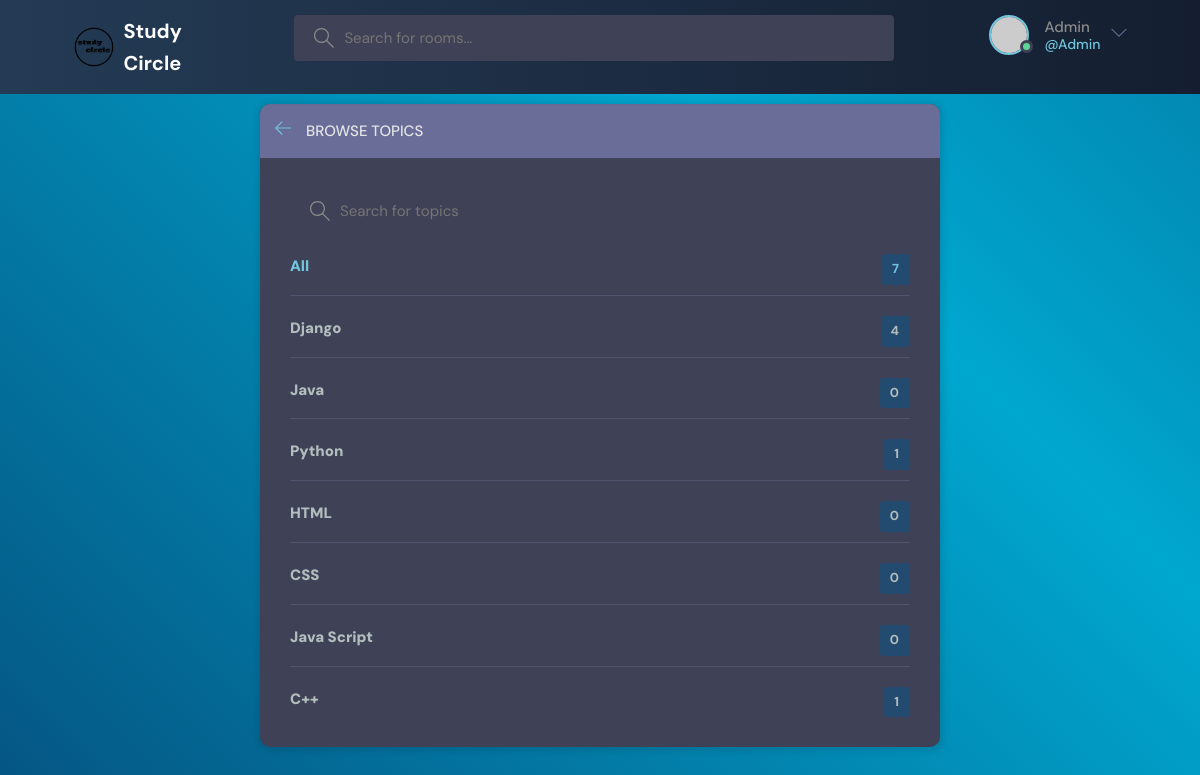
The app's page /topics/ (signed in), older data.
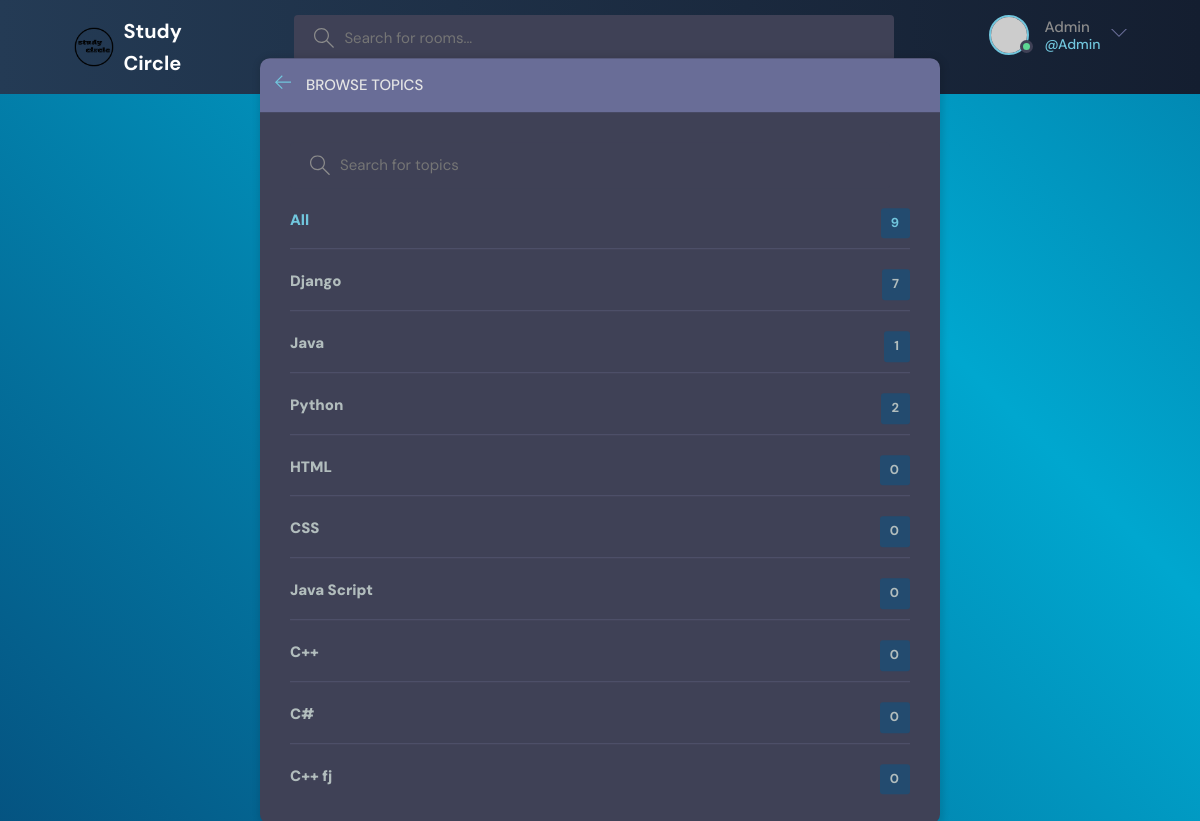
The same page, newer data.
### base/models.py (models this page shows, shortened)
class Topic(models.Model):
    name = models.CharField(max_length=200)

### base/views.py (the view)
# urls.py: path('topics/', views.topicsPage, name="topics"),
def topicsPage(request):
    q = request.GET.get('q') if request.GET.get('q') != None else ''
    topics = Topic.objects.filter(name__icontains=q)
    return render(request,"base/topics.html",{'topics': topics})

### base/templates/base/topics.html (shortened to what this page needs)
{% extends 'main.html' %}
{% block content %}
<main class="create-room layout">
  <div class="container">
    <div class="layout__box">
      <div class="layout__boxHeader">
        <div class="layout__boxTitle">
          <a href="{% url 'home' %}">
            <svg version="1.1" xmlns="http://www.w3.org/2000/svg" width="32" height="32" viewBox="0 0 32 32">
              <title>arrow-left</title>
              <path
                d="M13.723 2.286l-13.723 13.714 13.719 13.714 1.616-1.611-10.96-10.96h27.625v-2.286h-27.625l10.965-10.965-1.616-1.607z">
              </path>
            </svg>
          </a>
          <h3>Browse Topics</h3>
        </div>
      </div>
      <div class="topics-page layout__body">
        <form action="" method="GET" class="header__search">
          <label>
            <input name="q" placeholder="Search for topics" />
          </label>
        </form>
        <ul class="topics__list">
          <li>
            <a href="{% url 'topics' %}" class="active">All <span>{{topics.count}}</span></a>
          </li>
          {% for topic in topics %}
          <li>
            <a href="{% url 'home' %}?q={{topic.name}}">{{ topic.name }} <span>{{topic.room_set.all.count}}</span></a>
          </li>
          {% endfor %}
        </ul>
      </div>
    </div>
  </div>
</main>
{% endblock content %}

### templates/main.html (shortened to what this page needs)
<!DOCTYPE html>
{% load static %}
<html lang="en">
  <head>
    <link rel="stylesheet" href="{% static 'styles/style.css'%}" />
  </head>
  <body>
    {% include 'navbar.html' %}
    {% block content %}
    {% endblock content %}
  </body>
</html>

### templates/navbar.html (shortened to what this page needs)
{% load static %}
<header class="header header--loggedIn">
    <div class="container">
      <a href="{% url "home" %}" class="header__logo">
        <img src="/static/images/Study__1_-removebg-preview.png" />
        <h1>Study Circle</h1>
      </a>
      <form class="header__search" method="GET" action ="{% url 'home' %}">
        <label>
          <input name = "q" placeholder="Search for rooms..." />
        </label>
      </form>
      <nav class="header__menu">
        {% if request.user.is_authenticated %}
        <div class="header__user">
          <a href="profile.html">
            <div class="avatar avatar--medium active">
              <img src="https://randomuser.me/api/portraits/men/37.jpg" />
            </div>
            <p>{{request.user.username}}<span>@{{request.user.username}}</span></p>
          </a>
          <button class="dropdown-button">
            <svg version="1.1" xmlns="http://www.w3.org/2000/svg" width="32" height="32" viewBox="0 0 32 32">
              <title>chevron-down</title>
              <path d="M16 21l-13-13h-3l16 16 16-16h-3l-13 13z"></path>
            </svg>
          </button>
        </div>
        {% endif %}
      </nav>
    </div>
  </header>

### static/styles/style.css (style rules this page uses)
:root { --color-main: #71c6dd; --color-main-light: #e1f6fb; --color-dark: #3f4156; --color-dark-medium: #51546e; --color-dark-light: #696d97; --color-light: #e5e5e5; --color-gray: #8b8b8b; --color-light-gray: #b2bdbd; --color-bg: #2d2d39; --color-success: #5dd693; --color-error: #fc4b0b; }
* { font-family: "DM Sans", -apple-system, BlinkMacSystemFont, "Segoe UI", Roboto, Oxygen, Ubuntu, Cantarell, "Open Sans", "Helvetica Neue", sans-serif; margin: 0; padding: 0; box-sizing: border-box; text-rendering: optimizeLegibility; font-size: inherit; }
html { font-size: 56.25%; }
@media only screen and (min-width: 1200px) { html { font-size: 62.5%; } }
body { line-height: 1.6; font-weight: 400; font-size: 1.5rem; color: var(--color-light-gray); background-image: linear-gradient(45deg,rgb(22, 22, 32), #054f7d,#00a7cf,#054f7d,rgb(22, 22, 32)); background-size:300% 300% ; animation: gradients 12s ease-in-out infinite; min-height: 100vh; }
img { width: 100%; }
a { display: inline-block; color: var(--color-main); text-decoration: none; }
.container { max-width: 120rem; width: 90%; margin: auto; }
.avatar { position: relative; display: inline-block; border-radius: 50%; border: 2px solid var(--color-main); }
.avatar img { display: block; border-radius: 50%; object-fit: cover; object-position: center; }
.avatar::after { content: ""; display: block; position: absolute; background-color: var(--color-gray); z-index: 111; border-radius: 50%; border: 0.3rem solid var(--color-dark); }
.avatar.active::after { background-color: var(--color-success); }
.avatar.avatar--medium img { width: 3.6rem; height: 3.6rem; border-radius: 50%; }
.avatar.avatar--medium:after { width: 0.7rem; height: 0.7rem; bottom: 0px; right: -6px; }
.header { padding: 1.5rem; background-image:linear-gradient(to right, #243b55, #141e30); }
.header > .container { display: flex; gap: 9.5rem; }
.header__logo, .header__user { display: flex; gap: 1rem; align-items: center; }
.header__logo > img { height: 4rem; width: 4rem; }
.header__logo > h1 { font-weight: 700; font-size: 2rem; color: white; }
.header__search > label { background-color: var(--color-dark); padding: 1.3rem 1rem; display: flex; align-items: center; gap: 1rem; border-radius: 4px; width: 600px; }
.header__search svg { fill: var(--color-gray); width: 2rem; height: 2rem; margin-left: 1rem; }
.header__search input { width: 30rem; background: transparent; border: none; outline: none; color: var(--color-light); }
.header__menu { margin-left: auto; position: relative; }
.header__menu a { display: flex; gap: 1.5rem; align-items: center; font-weight: 500; text-decoration: none; color: var(--color-gray); }
.header__menu img { height: 3.6rem; }
.header__menu p { line-height: 1.2; }
.header__menu span { color: var(--color-main); font-weight: 500; font-size: 1.4rem; display: block; }
.header__menu svg { width: 1.6rem; height: 1.6rem; fill: var(--color-dark-light); }
.dropdown-button { background: transparent; border: 0; outline: 0; cursor: pointer; }
.layout { margin-top: 2.4rem; }
.layout > .container { display: flex; justify-content: space-between; align-items: flex-start; }
.layout__box { width: 90%; max-width: 48rem; min-height: 40rem; position: absolute; top: 50%; left: 50%; transform: translate(-50%, -46%); background-color: var(--color-dark); border-radius: 1rem; box-shadow: 1px 1px 6px 3px rgba(0, 0, 0, 0.1); overflow: hidden; }
.layout__boxHeader { display: flex; padding: 1.5rem; background-color: var(--color-dark-light); }
.layout__boxTitle { display: flex; gap: 1.5rem; align-items: center; }
.layout__boxTitle h3 { text-transform: uppercase; font-weight: 500; color: var(--color-light); }
.layout__boxTitle svg { width: 1.6rem; height: 1.6rem; fill: var(--color-main); }
.layout__body { margin: 3rem; }
.topics__list { list-style: none; }
.topics__list li a { display: flex; justify-content: space-between; margin-bottom: 3rem; font-weight: 1000; color: var(--color-light-gray); transition: all 0.3s ease-in-out; }
.topics__list li a.active, .topics__list li a:hover { color: var(--color-main); }
.topics__list li a span { padding: 0.5rem 1rem; background-color:#234b6f; border-radius: 3px; font-size: 1.3rem; font-weight: 700; letter-spacing: 1px; }
.topics-page .topics__list li:not(:last-child) a { margin: 2rem 0; padding-bottom: 1rem; text-decoration: none; border-bottom: 1px solid var(--color-dark-medium); }
.topics-page .header__search { display: block; }
.create-room.layout .layout__box { max-width: 68rem; }

Row changes from the older to the newer data that the page shows:
computed for Topic "Django": room_set.all.count "4" → "7"
computed for Topic "Java": room_set.all.count "0" → "1"
computed for Topic "Python": room_set.all.count "1" → "2"
computed for Topic (number 7 of 9 on the later page): room_set.all.count "1" → "0"
added Topic: name "C#", room_set.all.count "0"
added Topic: name "C++ fj", room_set.all.count "0"
Text that changed along with them:
{{ topics.count }}: "7" → "9"
